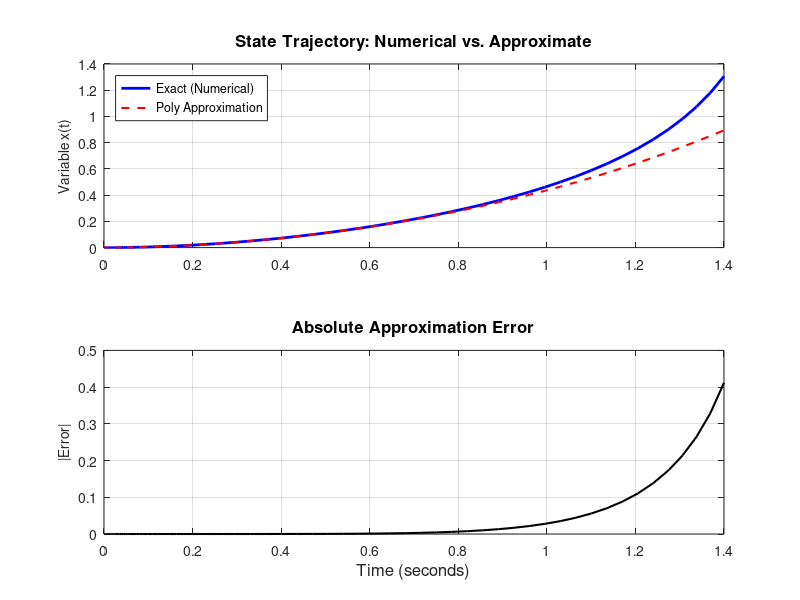

MATLAB code for this plot:
% =========================================================================================
% FILE NAME: Q10_ApproximationComparison.m
% AUTHOR: [Amey Thakur](https://github.com/Amey-Thakur)
% COURSE REPO: https://github.com/Amey-Thakur/COMPUTATIONAL-METHODS-AND-MODELING-FOR-ENGINEERING-APPLICATIONS
% RELEASE DATE: September 08, 2023
% LICENSE: Creative Commons Attribution 4.0 International (CC BY 4.0)
%
% DESCRIPTION:
% This script investigates the accuracy of a local analytical approximation for 
% a linear differential equation with a transcendental forcing function (tan t). 
% It compares numerical integration against a provided series-like approximation.
%
% PROBLEM STATEMENT (Q10):
% The following equation has no simple analytical solution:
% dx/dt + x = tan(t), x(0) = 0
% The approximate solution is:
% x(t) = (1/3)t^3 - t^2 + 3t - 3 + 3*exp(-t)
% Compare the numerical solution with the approximation for small values of t.
%
% Reference: MATLAB for Engineering Applications, William J. Palm, Chapter 10, Q10.
%
% TECHNOLOGY STACK:
% - Programming Language: MATLAB (R2023a+)
% =========================================================================================

% --- Environment Initialization ---
clc;
clear;
close all;

% --- Mathematical Modeling ---
% Exact ODE: dx/dt = tan(t) - x
exact_ode = @(t, x) tan(t) - x;

% Approximate Solution Function
approx_sol = @(t) (1/3)*t.^3 - t.^2 + 3*t - 3 + 3*exp(-t);

% --- Computational Solution Stage (Numerical Integration) ---
% Note: tan(t) has singularities at pi/2 (approx 1.57). 
% We evaluate on [0, 1.4] to maintain bounded behavior.
t_span = [0, 1.4];
[t_num, x_num] = ode45(exact_ode, t_span, 0);

% Evaluate approximation on the same grid
x_approx = approx_sol(t_num);

% --- Visualization Engine (Error Analysis) ---
figure('Color', 'w', 'Name', 'Approximation Fidelity Analysis');

% Subplot 1: Trajectory Comparison
subplot(2, 1, 1);
plot(t_num, x_num, 'b-', 'LineWidth', 2); hold on;
plot(t_num, x_approx, 'r--', 'LineWidth', 1.5);
grid on;
title('State Trajectory: Numerical vs. Approximate', 'FontSize', 12, 'FontWeight', 'bold');
ylabel('Variable x(t)', 'FontSize', 10);
legend('Exact (Numerical)', 'Poly Approximation', 'Location', 'northwest');

% Subplot 2: Local Error Magnitude
subplot(2, 1, 2);
plot(t_num, abs(x_num - x_approx), 'k-', 'LineWidth', 1.5);
grid on;
title('Absolute Approximation Error', 'FontSize', 12, 'FontWeight', 'bold');
xlabel('Time (seconds)', 'FontSize', 12);
ylabel('|Error|', 'FontSize', 10);

% --- Results Visualization ---
fprintf('--- Approximation Accuracy Audit ---\n');
fprintf('Time (s) | Numerical x | Approx x | Absolute Error\n');
fprintf('---------------------------------------------------\n');
eval_pts = [0.2, 0.5, 1.0];
for tp = eval_pts
    x_n = interp1(t_num, x_num, tp);
    x_a = approx_sol(tp);
    fprintf('%8.2f | %11.4f | %8.4f | %12.4e\n', tp, x_n, x_a, abs(x_n - x_a));
end

% Professional Scholarly Footer
fprintf('\nEngineering Insight: The polynomial approximation holds high fidelity for small values of t (t < 0.5) but begins to diverge significantly as t approaches the singularity of the tangent function. This demonstrates that Taylor-series approximations are inherently local and must be validated against precise numerical schemas for broader domains.\n');
